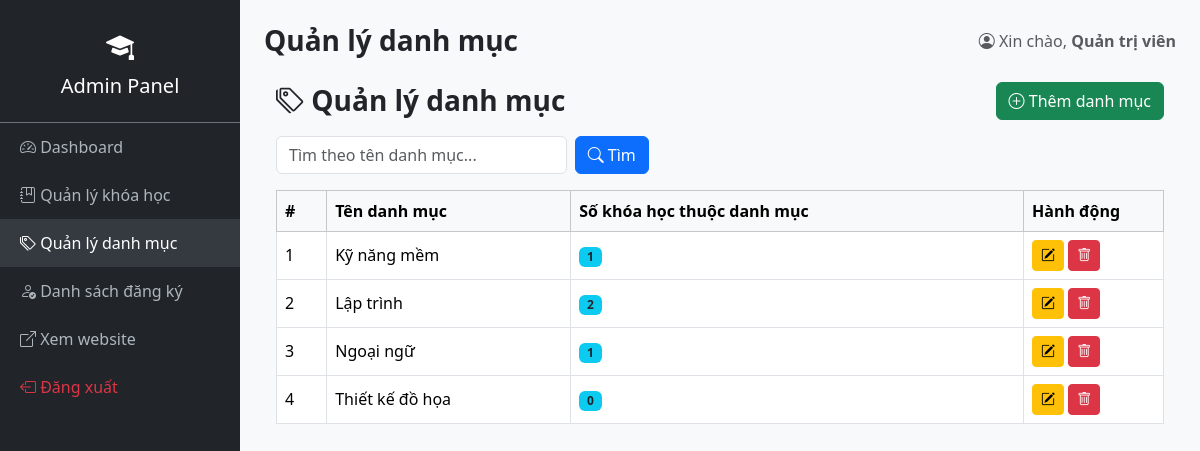
/admin/danh-muc/index.php (signed in), run on the app's committed database.
### tables this page shows
CREATE TABLE danh_muc (
    id INT AUTO_INCREMENT PRIMARY KEY,
    ten_danh_muc VARCHAR(100) NOT NULL,
    mo_ta VARCHAR(255) DEFAULT NULL,
    created_at DATETIME DEFAULT CURRENT_TIMESTAMP
);

### admin/danh-muc/index.php (the view, shortened to what this page needs)
<?php
require_once __DIR__ . '/../../config/database.php';
$keyword = isset($_GET['q']) ? trim($_GET['q']) : '';
$sql = "SELECT dm.*,
        (SELECT COUNT(*) FROM khoa_hoc kh WHERE kh.danh_muc_id = dm.id) AS so_khoa_hoc
        FROM danh_muc dm WHERE 1=1";
$params = [];
$sql .= " ORDER BY dm.ten_danh_muc ASC";
$stmt = $pdo->prepare($sql);
$stmt->execute($params);
$danh_sach = $stmt->fetchAll();
require_once __DIR__ . '/../includes/admin_header.php';
?>
<div class="container-fluid my-4">
    <div class="d-flex justify-content-between align-items-center mb-3">
        <h3 class="fw-bold mb-0"><i class="bi bi-tags"></i> Quản lý danh mục</h3>
        <a href="them.php" class="btn btn-success">
            <i class="bi bi-plus-circle"></i> Thêm danh mục
        </a>
    </div>
    <form method="GET" class="row g-2 mb-3">
        <div class="col-md-4">
            <input type="text" name="q" class="form-control" placeholder="Tìm theo tên danh mục..."
                   value="<?= htmlspecialchars($keyword) ?>">
        </div>
        <div class="col-auto">
            <button type="submit" class="btn btn-primary"><i class="bi bi-search"></i> Tìm</button>
        </div>
    </form>
    <div class="table-responsive">
        <table class="table table-bordered table-hover align-middle">
            <thead class="table-light">
                <tr>
                    <th>#</th>
                    <th>Tên danh mục</th>
                    <th>Số khóa học thuộc danh mục</th>
                    <th style="width: 140px;">Hành động</th>
                </tr>
            </thead>
            <tbody>
                <?php foreach ($danh_sach as $i => $dm): ?>
                    <tr>
                        <td><?= $i + 1 ?></td>
                        <td><?= htmlspecialchars($dm['ten_danh_muc']) ?></td>
                        <td><span class="badge bg-info text-dark"><?= (int) $dm['so_khoa_hoc'] ?></span></td>
                        <td>
                            <a href="sua.php?id=<?= $dm['id'] ?>" class="btn btn-sm btn-warning">
                                <i class="bi bi-pencil-square"></i>
                            </a>
                            <a href="xoa.php?id=<?= $dm['id'] ?>" class="btn btn-sm btn-danger"
                               onclick="return confirm('Bạn có chắc muốn xóa danh mục này?');">
                                <i class="bi bi-trash"></i>
                            </a>
                        </td>
                    </tr>
                <?php endforeach; ?>
            </tbody>
        </table>
    </div>
</div>
<?php require_once __DIR__ . '/../includes/admin_footer.php'; ?>

### dang-ky-khoa-hoc/assets/css/style.css (style rules this page uses)
body { font-family: 'Segoe UI', Roboto, Arial, sans-serif; background-color: #f8f9fa; }

### data on the page
danh_muc: ten_danh_muc "Kỹ năng mềm", so_khoa_hoc "1"
danh_muc: ten_danh_muc "Lập trình", so_khoa_hoc "2"
danh_muc: ten_danh_muc "Ngoại ngữ", so_khoa_hoc "1"
danh_muc: ten_danh_muc "Thiết kế đồ họa", so_khoa_hoc "0"

### other printed values
$page_title "Quản lý danh mục"
$_SESSION['admin_name'] "Quản trị viên"
